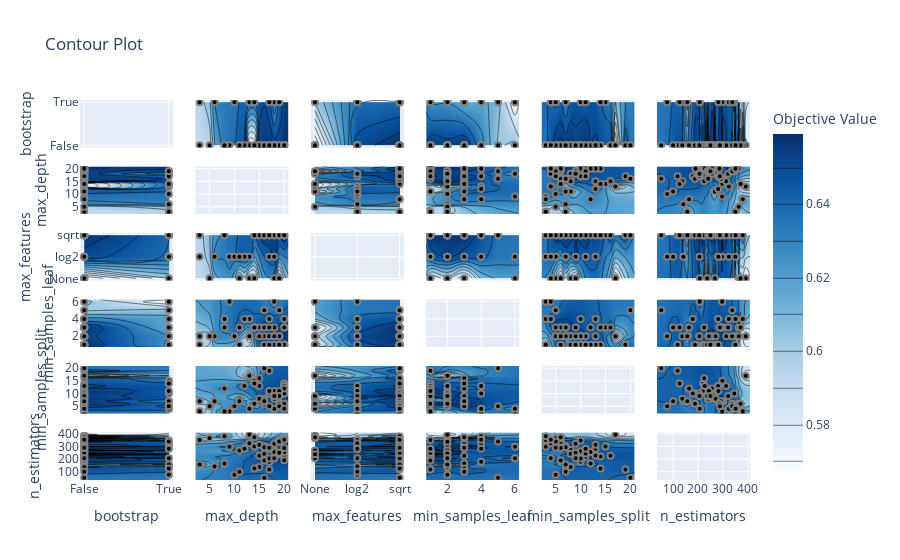

Source (notebook cell):
### Code cell
# 4. Contour Plot
plot_contour(study).show()
